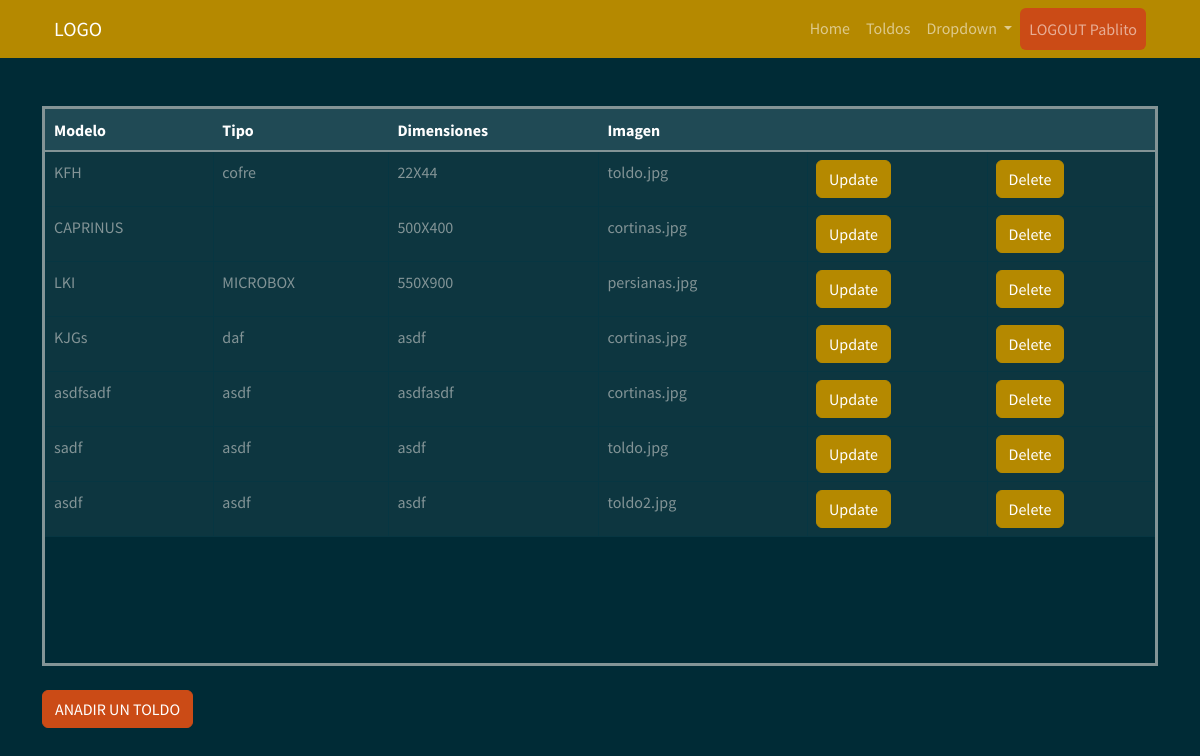
/toldo (signed in), run on an earlier commit of the app's database.
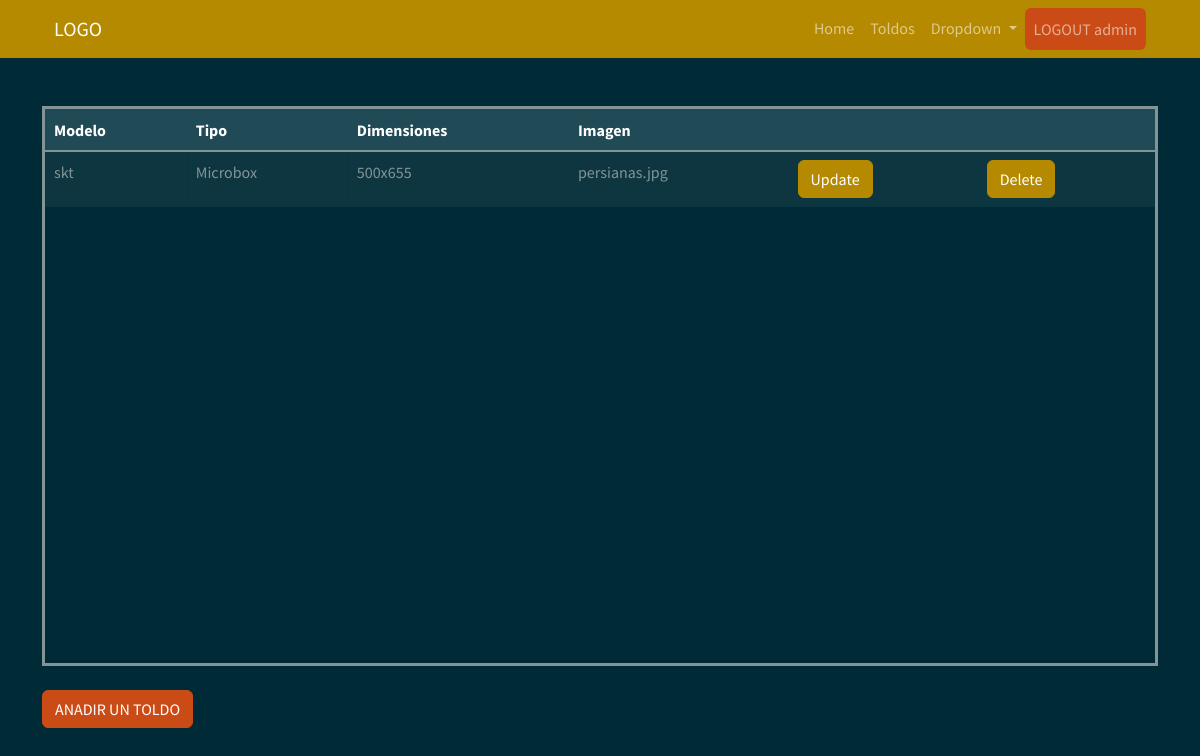
And on a later commit of the database.
### myapp/models.py (models this page shows)
    class Toldo(db.Model):
        __tablename__ = "Toldo"  # Nombre de la tabla que se crea
        Toldo_id = db.Column("toldo_id", db.Integer, Sequence(
            'toldo_id_seq'),  primary_key=True)
        Modelo = db.Column(db.String(20))
        Tipo = db.Column(db.String(30))
        Dimensiones = db.Column(db.String(30))
        Imagen = db.Column(db.String(30))

### myapp/views.py (the view)
    @app.route("/toldo", methods=["GET", "POST"])
    def toldo():
        list_toldo = db_access["list_toldos"]
        toldos = list_toldo()
        usuario = session['usuario']
        usu = usuario
        return render_template("toldos.html", toldos=toldos, usu=usu)

### myapp/templates/toldos.html (shortened to what this page needs)
<!DOCTYPE html>
<html>
<head>
    <link href="https://cdn.jsdelivr.net/npm/bootstrap@5.1.3/dist/css/bootstrap.min.css" rel="stylesheet"
>
    <link rel="stylesheet" href="../static/style/bootstrap.min(8).css">
</head>
<body>
    {% include 'includes/navbar.html' %}
    <div class="container my-5">
        <div style=" overflow:auto;  height: 70vh; border-style: solid;">
          <table class="table table-bordered mx-auto">
            <thead class="table-dark">
              <tr class="table-active">
                <th>Modelo</th>
                <th>Tipo</th>
                <th>Dimensiones</th>
                <th>Imagen</th>
                <th></th>
                <th></th>
              </tr>
            </thead>
            <tbody>
              {% for toldo in toldos %}
              <tr>
                <td> {{ toldo.Modelo }} </td>
                <td> {{ toldo.Tipo }} </td>
                <td> {{ toldo.Dimensiones }} </td>
                <td> {{ toldo.Imagen }} </td>
                <td> <a class="btn btn-primary" href="/update_toldo/{{toldo.Toldo_id}}">Update</a></td>
                <td> <a class="btn btn-primary" href="/delete_toldo/{{toldo.Toldo_id}}">Delete</a></td>
              </tr>
              {% endfor %}
            </tbody>
          </table>
        </div>
        <br>
        <a href="/create_toldo" class="btn btn-warning">ANADIR UN TOLDO</a>
    </div>
</body>
</html>

What changed in the data, as far as the page shows it:
removed Toldo: Modelo "KFH", Tipo "cofre", Dimensiones "22X44", Imagen "toldo.jpg"
removed Toldo: Modelo "CAPRINUS", Dimensiones "500X400", Imagen "cortinas.jpg"
removed Toldo: Modelo "LKI", Tipo "MICROBOX", Dimensiones "550X900", Imagen "persianas.jpg"
removed Toldo: Modelo "KJGs", Tipo "daf", Dimensiones "asdf", Imagen "cortinas.jpg"
removed Toldo: Modelo "asdfsadf", Tipo "asdf", Dimensiones "asdfasdf", Imagen "cortinas.jpg"
removed Toldo: Modelo "sadf", Tipo "asdf", Dimensiones "asdf", Imagen "toldo.jpg"
removed Toldo: Modelo "asdf", Tipo "asdf", Dimensiones "asdf", Imagen "toldo2.jpg"
added Toldo: Modelo "skt", Tipo "Microbox", Dimensiones "500x655", Imagen "persianas.jpg"
Also different on the page:
{{ usu }}: "Pablito" → "admin"
